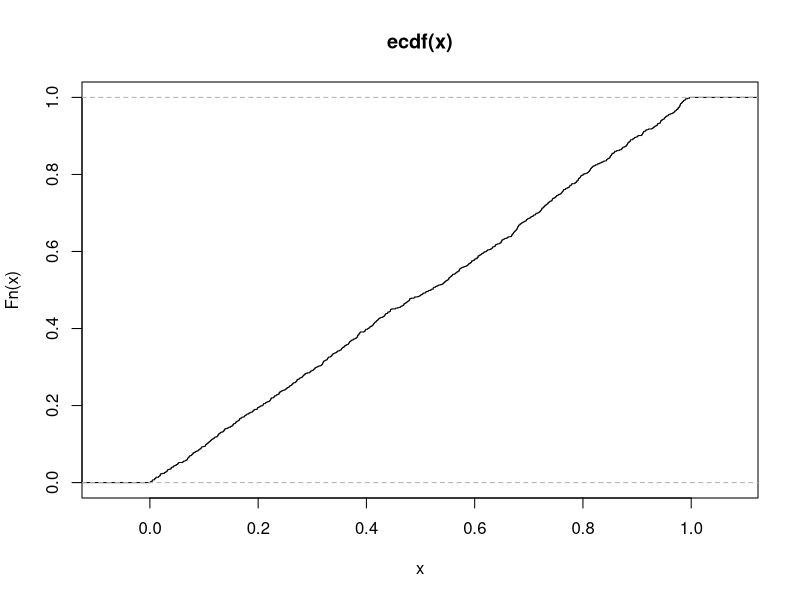

The R script that drew this image:
rm(list = ls())
k<-1000
x<-rep(0,k)
for (i in 1:k) {
  u<-runif(1,0,1)
  if (u<=1/3) {
    x[i]<-u
    u<-runif(1,0,1)
  }
  if (1/3<u  &&  u<2/3) {
    x[i]<-u^(1/3)
    u<-runif(1,0,1)
  }
  else {
    x[i]<-u^(1/5)
    u<-runif(1,0,1)
  }
  x[i]<-u
}
n<-1:k
as<-ecdf(x)
plot(as)
